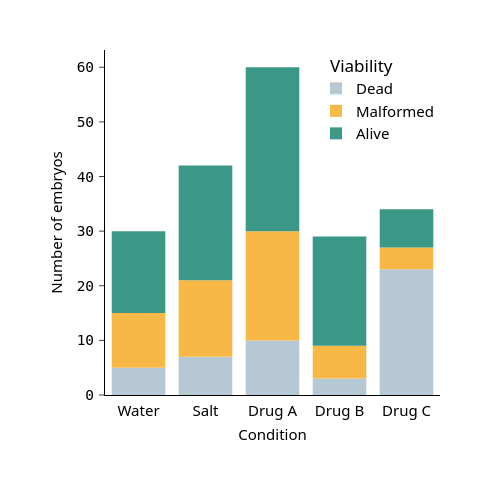

The cell this chart's notebook holds for it:
### Markdown cell above
## 2. Stacked bar plot with Plotly

### Code cell
df = pd.DataFrame(data, columns=subcategories)
df["Categories"] = categories

fig = px.bar(
    df,
    x="Categories",
    y=subcategories,
    labels={"Categories": "Condition", "value": "Number of embryos"},
    color_discrete_map={
        "alive": apc.seaweed,
        "malformed": apc.canary,
        "dead": apc.denim,
    },
)

fig.update_layout(legend_title_text="viability")

apc.plotly.style_plot(fig, categorical_axes="x", monospaced_axes="y")
apc.plotly.style_legend(fig)
apc.plotly.add_commas_to_axis_tick_labels(fig)
apc.plotly.set_figure_dimensions(fig, "half_square")

fig.show()

### Figure 1 — Plotly figure (JSON) as saved in the notebook; plotly's stock layout.template omitted (floating-point values rounded to 4 significant figures)
{"data": [{"hovertemplate": "variable=dead<br>Condition=%{x}<br>Number of embryos=%{y}<extra></extra>", "legendgroup": "dead", "marker": {"color": "#B6C8D4", "pattern": {"shape": ""}}, "name": "Dead", "orientation": "v", "showlegend": true, "textposition": "auto", "type": "bar", "x": ["Water", "Salt", "Drug A", "Drug B", "Drug C"], "xaxis": "x", "y": [5, 7, 10, 3, 23], "yaxis": "y"}, {"hovertemplate": "variable=malformed<br>Condition=%{x}<br>Number of embryos=%{y}<extra></extra>", "legendgroup": "malformed", "marker": {"color": "#F7B846", "pattern": {"shape": ""}}, "name": "Malformed", "orientation": "v", "showlegend": true, "textposition": "auto", "type": "bar", "x": ["Water", "Salt", "Drug A", "Drug B", "Drug C"], "xaxis": "x", "y": [10, 14, 20, 6, 4], "yaxis": "y"}, {"hovertemplate": "variable=alive<br>Condition=%{x}<br>Number of embryos=%{y}<extra></extra>", "legendgroup": "alive", "marker": {"color": "#3B9886", "pattern": {"shape": ""}}, "name": "Alive", "orientation": "v", "showlegend": true, "textposition": "auto", "type": "bar", "x": ["Water", "Salt", "Drug A", "Drug B", "Drug C"], "xaxis": "x", "y": [15, 21, 30, 20, 7], "yaxis": "y"}], "layout": {"barmode": "relative", "height": 490, "legend": {"title": {"text": "Viability"}, "tracegroupgap": 0}, "width": 490, "xaxis": {"anchor": "y", "domain": [0.0, 1.0], "tickformat": ",", "ticks": "", "title": {"text": "Condition"}}, "yaxis": {"anchor": "x", "domain": [0.0, 1.0], "tickfont": {"family": "AtkinsonHyperlegibleMono, Atkinson Hyperlegible Mono, DejaVu Sans Mono, monospace", "size": 14.5}, "tickformat": ",", "title": {"text": "Number of embryos"}}}}
